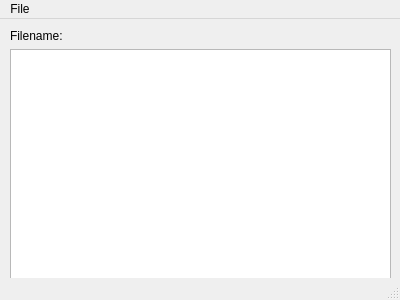
<?xml version="1.0" encoding="UTF-8"?>
<ui version="4.0">
 <class>TrackMapGen</class>
 <widget class="QMainWindow" name="TrackMapGen">
  <property name="geometry">
   <rect>
    <x>0</x>
    <y>0</y>
    <width>400</width>
    <height>300</height>
   </rect>
  </property>
  <property name="windowTitle">
   <string>TrackMapGen</string>
  </property>
  <widget class="QWidget" name="centralWidget">
   <widget class="QWidget" name="verticalLayoutWidget">
    <property name="geometry">
     <rect>
      <x>10</x>
      <y>10</y>
      <width>381</width>
      <height>261</height>
     </rect>
    </property>
    <layout class="QVBoxLayout" name="verticalLayout" stretch="0,0">
     <property name="sizeConstraint">
      <enum>QLayout::SetMaximumSize</enum>
     </property>
     <property name="leftMargin">
      <number>0</number>
     </property>
     <property name="topMargin">
      <number>0</number>
     </property>
     <property name="rightMargin">
      <number>0</number>
     </property>
     <property name="bottomMargin">
      <number>0</number>
     </property>
     <item>
      <widget class="QLabel" name="fileNameLabel">
       <property name="text">
        <string>Filename:</string>
       </property>
      </widget>
     </item>
     <item>
      <widget class="QListView" name="lapsListView"/>
     </item>
    </layout>
   </widget>
  </widget>
  <widget class="QMenuBar" name="menuBar">
   <property name="geometry">
    <rect>
     <x>0</x>
     <y>0</y>
     <width>400</width>
     <height>18</height>
    </rect>
   </property>
   <widget class="QMenu" name="menuFile">
    <property name="title">
     <string>File</string>
    </property>
    <addaction name="actionOpen"/>
    <addaction name="actionSave"/>
    <addaction name="separator"/>
    <addaction name="actionQuit"/>
   </widget>
   <addaction name="menuFile"/>
  </widget>
  <widget class="QStatusBar" name="statusBar"/>
  <action name="actionOpen">
   <property name="text">
    <string>Open</string>
   </property>
  </action>
  <action name="actionSave">
   <property name="text">
    <string>Save</string>
   </property>
  </action>
  <action name="actionQuit">
   <property name="text">
    <string>Quit</string>
   </property>
  </action>
 </widget>
 <layoutdefault spacing="6" margin="11"/>
 <resources/>
 <connections/>
</ui>
